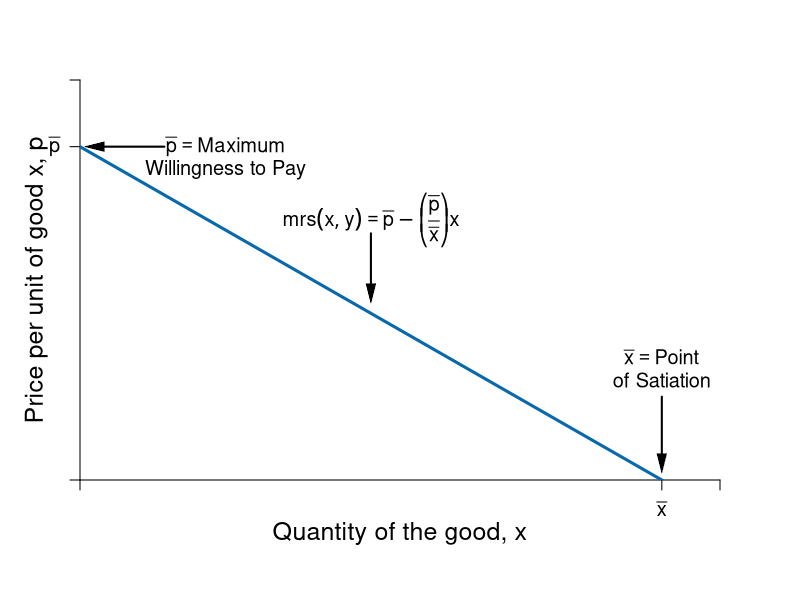

The R script that drew this image:
require(shape)
pdf(file = "indmarketdemand/demand_qql_mrs.pdf", width = 9, height = 7)

#Set parameters for graphics
axislabelsize <- 1.5
labelsize <- 1.2
graphlinewidth <- 3

COL <- c("#7fc97f", "#beaed4", "#fdc086", "#ffff99", "#386cb0", "#f0027f", "#bf5b17", "#666666")
COLA <- c("#99d8c9","#66c2a4","#41ae76", "#238b45", "#005824")
COLB <- c("#4eb3d3", "#2b8cbe", "#0868ac","#084081")

par(mar =  c(6, 4, 4, 4))

mrsA <- function(x, rmax = 10, xmax = 20) {
  rmax - (rmax/xmax)*x
}


# uA <- function(x, y, rmax = 10, xmas = 20) {
#   y + rmax*x - (1/2)(rmax/xmax)*x^2
# }

xlims <- c(0, 22)
ylims <- c(0, 12)

npts <- 501 
x <- seq(xlims[1], xlims[2], length.out = npts)
y <- seq(ylims[1], ylims[2], length.out = npts) 
a <- c(46.08, 55, 64)
b <- c(46.08, 55, 64)

plot(0, 0, xlim = xlims, ylim = ylims, type = "n",
     xlab = expression(paste("")),
     ylab = expression(paste("")), 
     xaxt = "n", 
     yaxt = "n", 
     cex.lab = axislabelsize, 
     bty = "n",
     xaxs="i", 
     yaxs="i")

# ticksy <- seq(from = 0, to = ylims[2], by = 2)
# ylabels <- seq(from = 0, to = ylims[2], by = 2)
# ticksx <- seq(from = 0, to = xlims[2], by = 2)
# xlabels <- seq(from = 0, to = xlims[2], by = 2)
ticksy <- c(0, 10, ylims[2])
ylabels <- c(NA, expression(paste(bar(p))), NA)
ticksx <- c(0, 20, xlims[2])
xlabels <- c(NA, expression(paste(bar(x))), NA)

axis(1, at = ticksx, pos = 0, labels = xlabels, cex.axis = labelsize)
axis(2, at = ticksy, pos = 0, labels = ylabels, las = 1, cex.axis = labelsize)

npts <- 500 
xx1 <- seq(xlims[1], xlims[2], length.out = npts)

lines(xx1, mrsA(xx1, rmax = 10, xmax = 20), col = COLB[3], lwd = graphlinewidth)
#lines(xx1, brfB(xx1, alpha = 16, beta = 1/24), col = COLB[4], lwd = graphlinewidth)

#segments(0, 9.6, 9.6, 9.6, lty = 2, col = "gray" , lwd = segmentlinewidth)
#segments(9.6, 0, 9.6, 9.6, lty = 2, col = "gray" , lwd = segmentlinewidth)

mtext(expression(paste("Quantity of the good, ", x)), side=1, line = 2.5, cex = axislabelsize)
text(-1.5, 0.5*ylims[2], expression(paste("Price per unit of good x, ", p)), xpd = TRUE, cex = axislabelsize, srt = 90) 

#segments(4.11765, 6.17647, 5.88, 8.88, lty = 1, col = COL[2] , lwd = graphlinewidth)
#text(7.3, 3, expression("Pareto Efficient"))
#text(7.3, 2.5, expression("Curve"))
#Arrows(7.3, 3.5, 7.3, 6.1, col = "black", lty = 1, lwd = 2, arr.type = "triangle", arr.lwd = 0.5)

#Label the iso-welfare functions for the HG, Aisha
# text(3.8, 1.5, expression(u[1]^A))
# text(4.6, 1.5, expression(u[2]^A))
# text(5.5, 1.5, expression(u[3]^A))
#text(6.6, 8.3, expression(u[4]^A))

#Label the indifference curves for the HG, Betty
# text(7.6, 17, expression(u[1]^B))
# text(6.75, 17, expression(u[2]^B))
# text(6, 17, expression(u[3]^B))
#text(3.4, 6.9, expression(v[4]^B))

#Label mrs function
text(10, 7.8, expression(paste(mrs(x,y) == bar(p) - bgroup("(",frac(bar(p), bar(x)),")")*x)), cex = labelsize)
Arrows(10, 7.4, 10, 5.6, col = "black", lty = 1, lwd = 2, arr.type = "triangle", arr.lwd = 0.5)

#Label satiation
text(20, 3.7, expression(paste(bar(x) == "Point")), cex = labelsize)
text(20, 3, expression(paste("of Satiation")), cex = labelsize)
Arrows(20, 2.5, 20, 0.5, col = "black", lty = 1, lwd = 2, arr.type = "triangle", arr.lwd = 0.5)

#Label highest willingness to pay
text(5, 10, expression(paste(bar(p) == "Maximum")), cex = labelsize)
text(5, 9.3, expression(paste("Willingness to Pay")), cex = labelsize)
Arrows(2.9, 10, 0.5, 10, col = "black", lty = 1, lwd = 2, arr.type = "triangle", arr.lwd = 0.5)

dev.off()
